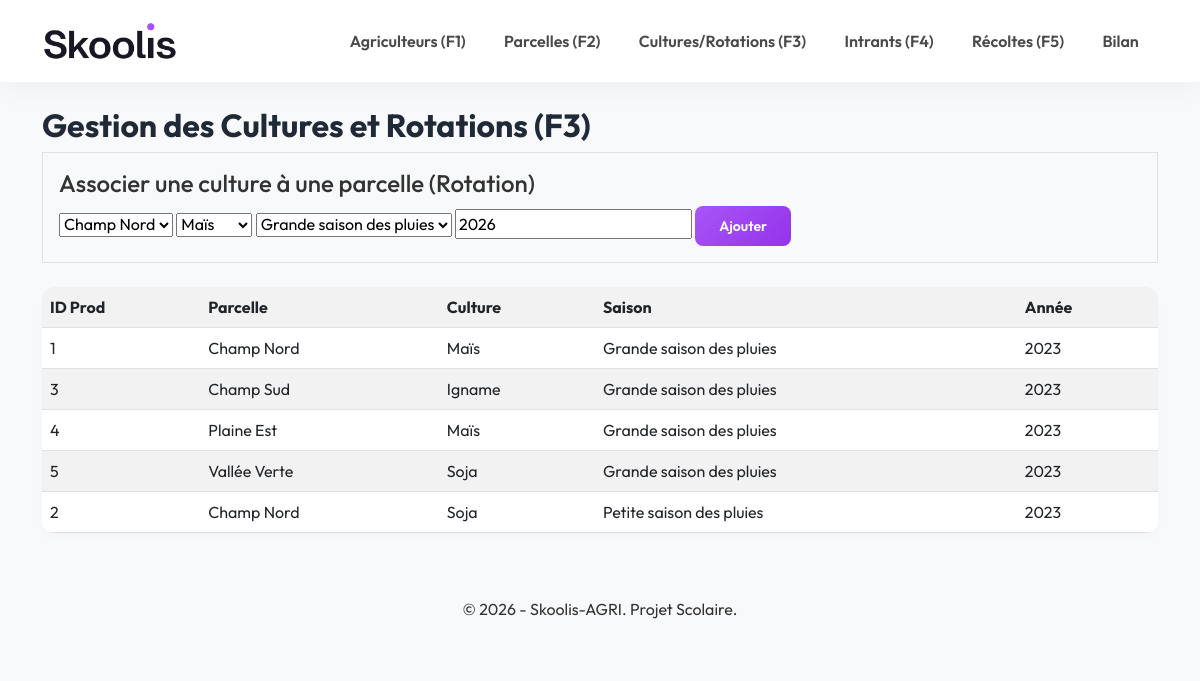
The page /php_app/cultures.php on the database its author committed.
### tables this page shows
CREATE TABLE production (
    id_production INT AUTO_INCREMENT PRIMARY KEY,
    id_parcelle INT NOT NULL,
    id_culture INT NOT NULL,
    id_saison INT NOT NULL,
    annee INT NOT NULL,
    FOREIGN KEY (id_parcelle) REFERENCES parcelle(id_parcelle) ON DELETE CASCADE,
    FOREIGN KEY (id_culture) REFERENCES culture(id_culture),
    FOREIGN KEY (id_saison) REFERENCES saison(id_saison),
    UNIQUE (id_parcelle, id_saison, annee)  
);

CREATE TABLE parcelle (
    id_parcelle INT AUTO_INCREMENT PRIMARY KEY,
    nom VARCHAR(100) NOT NULL,
    localisation VARCHAR(150),
    superficie FLOAT NOT NULL COMMENT 'en hectares',
    zone_ecologique VARCHAR(100),
    id_agriculteur INT,
    FOREIGN KEY (id_agriculteur) REFERENCES agriculteur(id_agriculteur) ON DELETE CASCADE
);

CREATE TABLE culture (
    id_culture INT AUTO_INCREMENT PRIMARY KEY,
    nom_espece VARCHAR(100) NOT NULL,
    type_culture VARCHAR(50)
);

CREATE TABLE saison (
    id_saison INT AUTO_INCREMENT PRIMARY KEY,
    nom VARCHAR(50) NOT NULL  
);

### php_app/cultures.php (the view, shortened to what this page needs)
<?php
require 'db.php';
$prods = $pdo->query("SELECT pr.*, p.nom as parcelle, c.nom_espece as culture, s.nom as saison FROM production pr JOIN parcelle p ON pr.id_parcelle = p.id_parcelle JOIN culture c ON pr.id_culture = c.id_culture JOIN saison s ON pr.id_saison = s.id_saison")->fetchAll();
$parcelles = $pdo->query("SELECT * FROM parcelle")->fetchAll();
$cultures = $pdo->query("SELECT * FROM culture")->fetchAll();
$saisons = $pdo->query("SELECT * FROM saison")->fetchAll();
include 'header.php';
?>
<h2>Gestion des Cultures et Rotations (F3)</h2>
<form method="post" class="mb-4 bg-light p-3 border">
    <h4>Associer une culture à une parcelle (Rotation)</h4>
    <select name="id_parcelle">
        <?php foreach ($parcelles as $p): ?><option value="<?= $p['id_parcelle'] ?>"><?= $p['nom'] ?></option><?php endforeach; ?>
    </select>
    <select name="id_culture">
        <?php foreach ($cultures as $c): ?><option value="<?= $c['id_culture'] ?>"><?= $c['nom_espece'] ?></option><?php endforeach; ?>
    </select>
    <select name="id_saison">
        <?php foreach ($saisons as $s): ?><option value="<?= $s['id_saison'] ?>"><?= $s['nom'] ?></option><?php endforeach; ?>
    </select>
    <input type="number" name="annee" placeholder="Année" value="<?= date('Y') ?>" required>
    <button type="submit" class="btn btn-sm btn-primary">Ajouter</button>
</form>
<table class="table table-striped">
    <tr><th>ID Prod</th><th>Parcelle</th><th>Culture</th><th>Saison</th><th>Année</th></tr>
    <?php foreach ($prods as $pr): ?>
    <tr><td><?= $pr['id_production'] ?></td><td><?= htmlspecialchars($pr['parcelle']) ?></td><td><?= htmlspecialchars($pr['culture']) ?></td><td><?= htmlspecialchars($pr['saison']) ?></td><td><?= $pr['annee'] ?></td></tr>
    <?php endforeach; ?>
</table>
<?php include 'footer.php'; ?>

### php_app/header.php (shortened to what this page needs)
<!DOCTYPE html>
<html lang="fr">
<head>
    <link href="https://cdn.jsdelivr.net/npm/bootstrap@5.3.0/dist/css/bootstrap.min.css" rel="stylesheet">
    <link href="assets/css/style.css" rel="stylesheet">
</head>
<body>
<nav class="navbar navbar-expand-lg navbar-light sticky-top mb-4">
  <div class="container">
    <a class="navbar-brand" href="index.php">
      <img src="assets/images/logo.png" alt="Skoolis Logo">
    </a>
    <div class="collapse navbar-collapse" id="navbarNav">
      <ul class="navbar-nav ms-auto">
        <li class="nav-item"><a class="nav-link" href="agriculteurs.php">Agriculteurs (F1)</a></li>
        <li class="nav-item"><a class="nav-link" href="parcelles.php">Parcelles (F2)</a></li>
        <li class="nav-item"><a class="nav-link" href="cultures.php">Cultures/Rotations (F3)</a></li>
        <li class="nav-item"><a class="nav-link" href="intrants.php">Intrants (F4)</a></li>
        <li class="nav-item"><a class="nav-link" href="recoltes.php">Récoltes (F5)</a></li>
        <li class="nav-item"><a class="nav-link" href="bilan.php">Bilan</a></li>
      </ul>
    </div>
  </div>
</nav>
<div class="container">

### php_app/footer.php (shortened to what this page needs)
</div>
<footer class="bg-light text-center py-3 mt-5">
    <p>&copy; <?php echo date('Y'); ?> - Skoolis-AGRI. Projet Scolaire.</p>
</footer>
</body>
</html>

### php_app/assets/css/style.css (style rules this page uses)
body { font-family: 'Outfit', sans-serif; background-color: #f8f9fa; color: #333; }
.navbar { background: rgba(255, 255, 255, 0.95) !important; backdrop-filter: blur(10px); box-shadow: 0 4px 30px rgba(0, 0, 0, 0.05); padding: 1rem 0; }
.navbar-brand img { height: 40px; margin-right: 10px; }
.nav-link { font-weight: 600; color: #4a4a4a !important; transition: all 0.3s ease; padding: 0.5rem 1rem !important; margin: 0 0.2rem; border-radius: 8px; }
.btn-primary, .btn-success { background: linear-gradient(135deg, #a855f7, #9333ea); border: none; border-radius: 8px; padding: 0.6rem 1.5rem; font-weight: 600; transition: all 0.3s ease; }
h1, h2, h3 { font-weight: 700; color: #1f2937; }
.table { background: white; border-radius: 12px; overflow: hidden; box-shadow: 0 4px 6px rgba(0,0,0,0.02); }

### rows shown on the page
production: id_production "1", id_parcelle.nom "Champ Nord", id_culture.nom_espece "Maïs", id_saison.nom "Grande saison des pluies", annee "2023"
production: id_production "3", id_parcelle.nom "Champ Sud", id_culture.nom_espece "Igname", id_saison.nom "Grande saison des pluies", annee "2023"
production: id_production "4", id_parcelle.nom "Plaine Est", id_culture.nom_espece "Maïs", id_saison.nom "Grande saison des pluies", annee "2023"
production: id_production "5", id_parcelle.nom "Vallée Verte", id_culture.nom_espece "Soja", id_saison.nom "Grande saison des pluies", annee "2023"
production: id_production "2", id_parcelle.nom "Champ Nord", id_culture.nom_espece "Soja", id_saison.nom "Petite saison des pluies", annee "2023"

### other values the page prints
form field id_parcelle "Champ Nord"
form field id_culture "Maïs"
form field id_saison "Grande saison des pluies"
